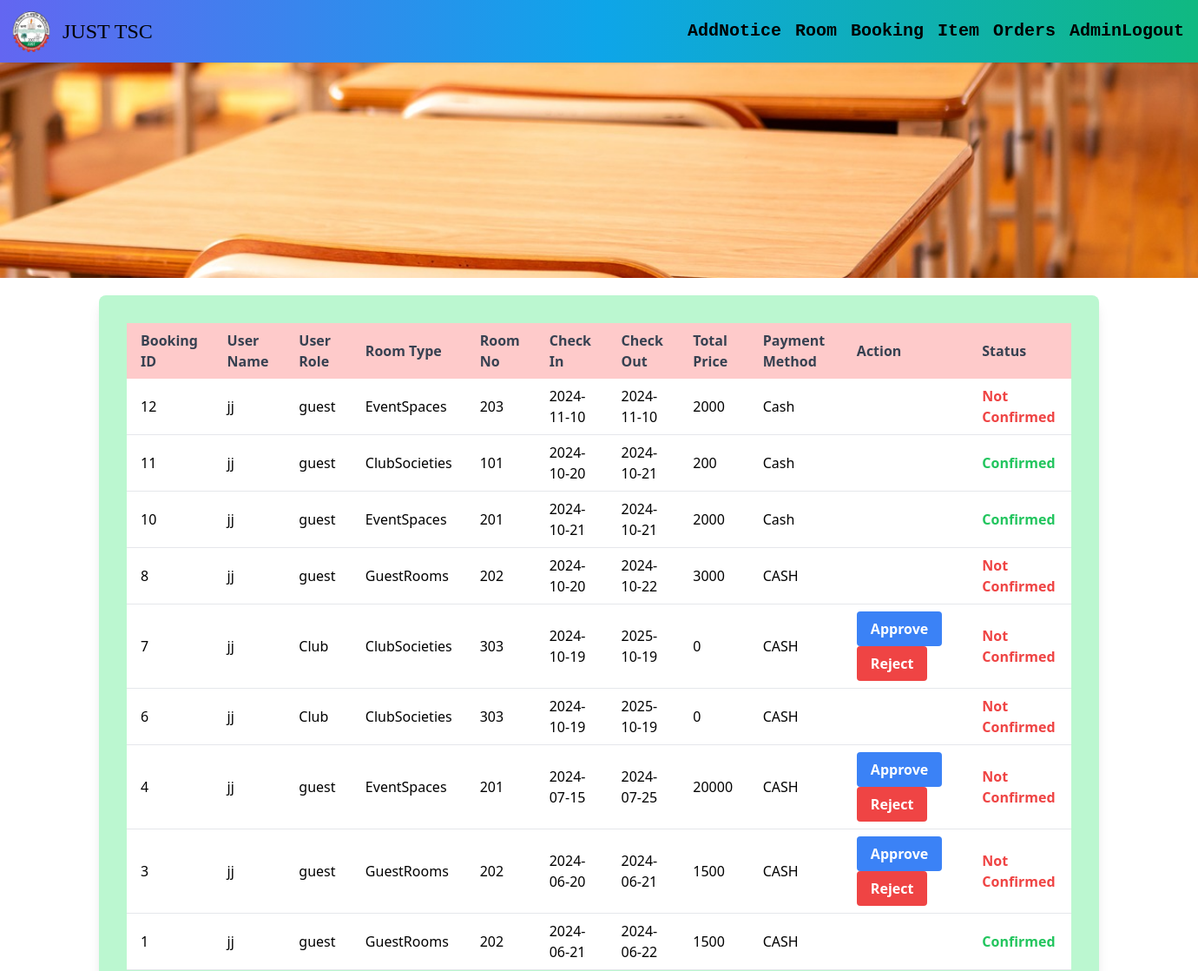
/Booking_list/ (signed in, upper part), run on an earlier commit of the app's database.
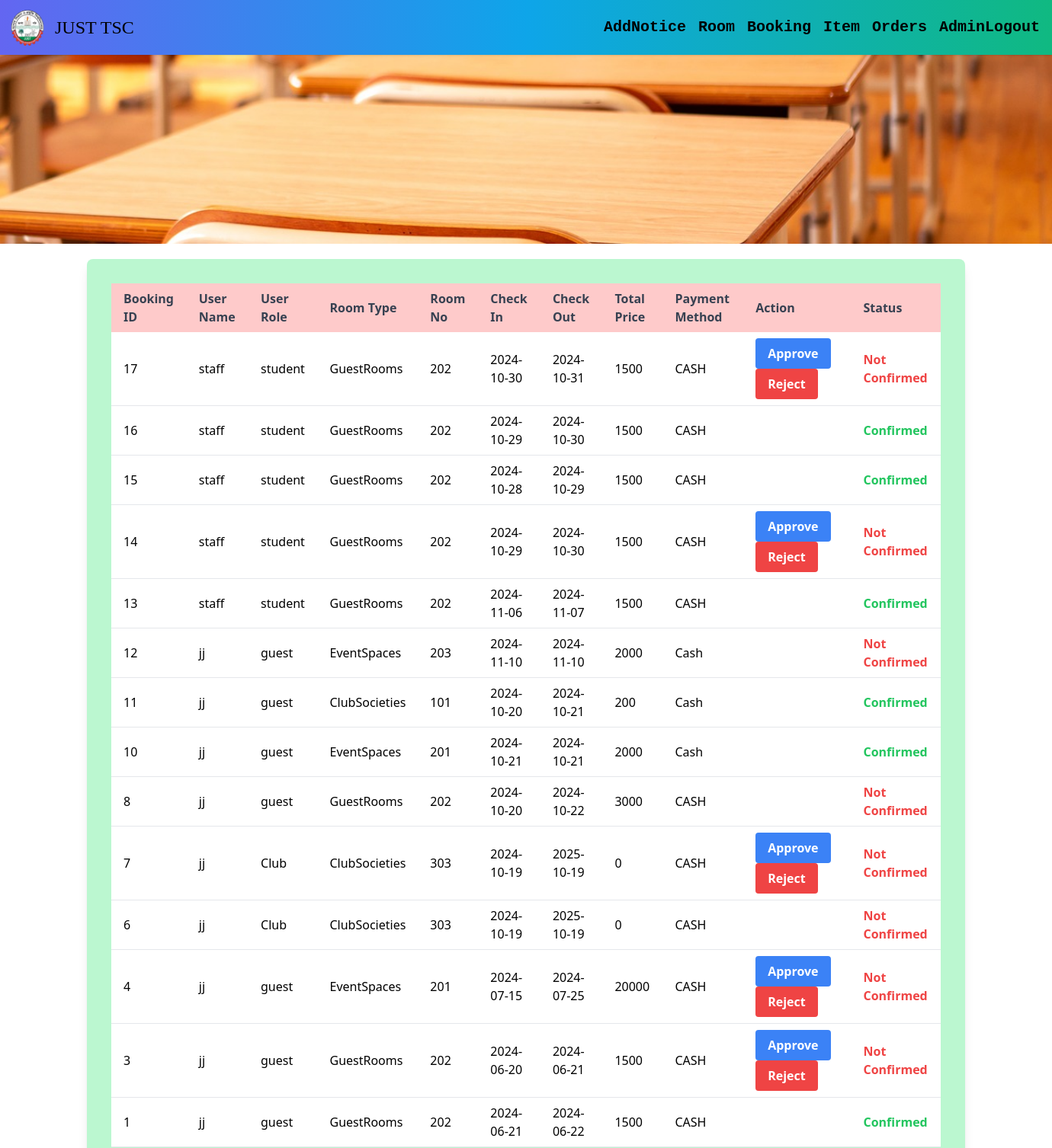
And on a later commit of the database.
### TSC/models.py (models this page shows, shortened)
class Booking(models.Model):
    PAYMENT_CHOICES = [
        ('CASH', 'CASH'),
        ('E-Payment', 'E-Payment'),
    ]
    booking_id = models.AutoField(primary_key=True)
    user=models.ForeignKey(settings.AUTH_USER_MODEL,on_delete=models.CASCADE)
    email = models.EmailField()
    room = models.ForeignKey(Room, on_delete=models.SET_NULL,null=True,blank=True)
    check_in=models.DateTimeField()
    check_out=models.DateTimeField()
    tot_price=models.IntegerField(default=0)
    payment_method = models.CharField(max_length=10, choices=PAYMENT_CHOICES, default='CASH')
    confirmed = models.IntegerField(default=0)
    role=models.CharField(max_length=10,default="Student")

class Room(models.Model):
    current_status=[
        ('Available for booking','Available for booking'),
        ('Not available currently','Not available currently'),
        ('Not for Booking','Not for booking'),
    ]
    room=models.CharField(max_length=50)
    roomtype = models.ForeignKey(Room_Type, on_delete=models.SET_NULL,null=True,blank=True)
    capacity=models.IntegerField(default=0)
    status = models.CharField(null=True,blank=True,max_length=50, choices=current_status)
    description=models.TextField(null=True,blank=True)
    img=models.FileField(upload_to='img')
    price=models.IntegerField(default=0)
    def __str__(self) -> str:
        return self.room

class Room_Type(models.Model):
    roomtype = models.CharField(max_length=100)
    def __str__(self):
        return self.roomtype

### TSC/views.py (the view)
# urls.py: path('Booking_list/',views.Booking_list,name="Booking_list"),
@user_passes_test(is_admin, login_url='/')
def Booking_list(request):
    booking_list=Booking.objects.all().order_by('-booking_id')
    return render(request,'Booking_list.html',{'booking_list':booking_list,'page_name':"BOOKING LIST"})

### TSC/views.py (called while the page is built)
def is_admin(user):
    return user.is_authenticated and user.is_staff

### templates/Booking_list.html (shortened to what this page needs)
{% extends "image.html" %}
{% block first %}
<div class="container mx-auto mt-5">
    <form class="w-full sm:max-w-lg md:max-w-2xl lg:max-w-10xl xl:max-w-6xl mx-auto bg-green-200 p-8 rounded-lg shadow-lg" method="POST" enctype="multipart/form-data">
        <table class="w-full text-left table-auto">
            <thead>
                <tr class="bg-red-200 text-gray-700">
                    <th scope="col" class="px-4 py-2">Booking ID</th>
                    <th scope="col" class="px-4 py-2">User Name</th>
                    <th scope="col" class="px-4 py-2">User Role</th>
                    <th scope="col" class="px-4 py-2">Room Type</th>
                    <th scope="col" class="px-4 py-2">Room No</th>
                    <th scope="col" class="px-4 py-2">Check In</th>
                    <th scope="col" class="px-4 py-2">Check Out</th>
                    <th scope="col" class="px-4 py-2">Total Price</th>
                    <th scope="col" class="px-4 py-2">Payment Method</th>
                    <th scope="col" class="px-4 py-2">Action</th>
                    <th scope="col" class="px-4 py-2">Status</th>
                </tr>
            </thead>
            <tbody>
                {% for bl in booking_list %}
                <tr class="bg-white border-b border-gray-200">
                    <td class="px-4 py-2">{{ bl.booking_id }}</td>
                    <td class="px-4 py-2">{{ bl.user }}</td>
                    <td class="px-4 py-2">{{ bl.role }}</td>
                    <td class="px-4 py-2">{{ bl.room.roomtype }}</td>
                    <td class="px-4 py-2">{{ bl.room }}</td>
                    <td class="px-4 py-2">{{ bl.check_in|date:"Y-m-d" }}</td>
                    <td class="px-4 py-2">{{ bl.check_out|date:"Y-m-d" }}</td>
                    <td class="px-4 py-2">{{ bl.tot_price }}</td>
                    <td class="px-4 py-2">{{ bl.payment_method }}</td>
                    {% if bl.confirmed == 0 %}
                    <td class="px-4 py-2">
                        <a href="{% url 'approve_booking' bl.booking_id %}" class="inline-block bg-blue-500 hover:bg-blue-700 text-white font-bold py-2 px-4 rounded mr-2 transition duration-200" onclick="return confirm('Are you sure you want to approve this booking?');">Approve</a>
                        <a href="{% url 'reject_booking' bl.booking_id %}" class="inline-block bg-red-500 hover:bg-red-700 text-white font-bold py-2 px-4 rounded transition duration-200" onclick="return confirm('Are you sure you want to reject this booking?');">Reject</a>
                    </td>
                    {% else %}
                    <td class="px-4 py-2"></td>
                    {% endif %}
                    {% if bl.confirmed == 1 %}
                    <td class="px-4 py-2 text-green-500 font-semibold">Confirmed</td>
                    {% else %}
                    <td class="px-4 py-2 text-red-500 font-semibold">Not Confirmed</td>
                    {% endif %}
                </tr>
                {% endfor %}
            </tbody>
        </table>
    </form>
</div>
{% endblock %}

What changed in the data, as far as the page shows it:
added Booking: booking_id "17", user "staff", role "student", room.roomtype "GuestRooms", room "202", check_in "2024-10-30", check_out "2024-10-31", tot_price "1500", payment_method "CASH", confirmed "Approve"
added Booking: booking_id "16", user "staff", role "student", room.roomtype "GuestRooms", room "202", check_in "2024-10-29", check_out "2024-10-30", tot_price "1500", payment_method "CASH", confirmed "Confirmed"
added Booking: booking_id "15", user "staff", role "student", room.roomtype "GuestRooms", room "202", check_in "2024-10-28", check_out "2024-10-29", tot_price "1500", payment_method "CASH", confirmed "Confirmed"
added Booking: booking_id "14", user "staff", role "student", room.roomtype "GuestRooms", room "202", check_in "2024-10-29", check_out "2024-10-30", tot_price "1500", payment_method "CASH", confirmed "Approve"
added Booking: booking_id "13", user "staff", role "student", room.roomtype "GuestRooms", room "202", check_in "2024-11-06", check_out "2024-11-07", tot_price "1500", payment_method "CASH", confirmed "Confirmed"
